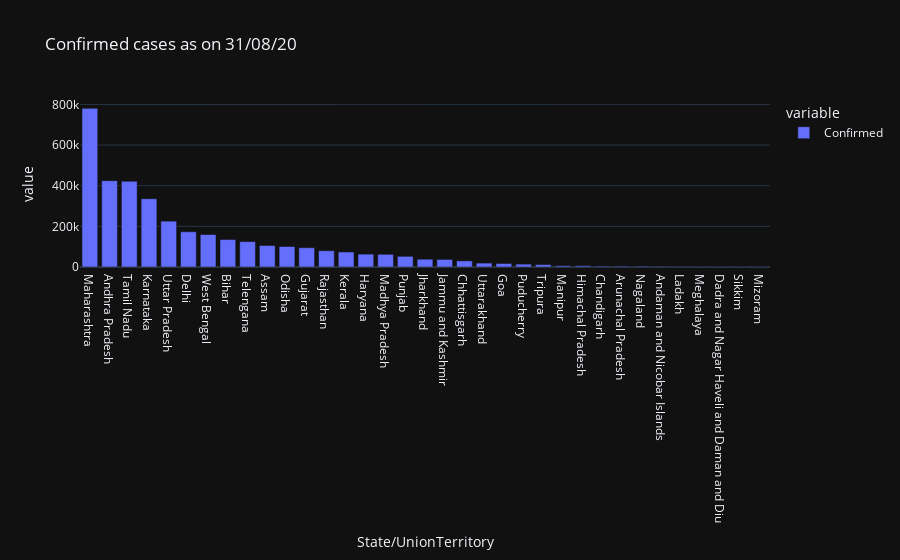

The notebook cell this image was saved under:
### Code cell
state_wise = data1.query('(Date == @today)').sort_values('Confirmed',ascending= False)
state_wise_df = pd.melt(state_wise, id_vars='State/UnionTerritory', value_vars='Confirmed')
fig = px.bar(state_wise_df, x="State/UnionTerritory", y='value', color='variable', title=f"Confirmed cases as on {today}")
fig.show()

### Figure 1 — Plotly figure (JSON) as saved in the notebook; plotly's stock layout.template omitted (floating-point values rounded to 4 significant figures)
{"data": [{"alignmentgroup": "True", "hovertemplate": "variable=Confirmed<br>State/UnionTerritory=%{x}<br>value=%{y}<extra></extra>", "legendgroup": "Confirmed", "marker": {"color": "#636efa"}, "name": "Confirmed", "offsetgroup": "Confirmed", "orientation": "v", "showlegend": true, "textposition": "auto", "type": "bar", "x": ["Maharashtra", "Andhra Pradesh", "Tamil Nadu", "Karnataka", "Uttar Pradesh", "Delhi", "West Bengal", "Bihar", "Telengana", "Assam", "Odisha", "Gujarat", "Rajasthan", "Kerala", "Haryana", "Madhya Pradesh", "Punjab", "Jharkhand", "Jammu and Kashmir", "Chhattisgarh", "Uttarakhand", "Goa", "Puducherry", "Tripura", "Manipur", "Himachal Pradesh", "Chandigarh", "Arunachal Pradesh", "Nagaland", "Andaman and Nicobar Islands", "Ladakh", "Meghalaya", "Dadra and Nagar Haveli and Daman and Diu", "Sikkim", "Mizoram"], "xaxis": "x", "y": [780689, 424767, 422085, 335928, 225632, 173390, 159785, 135035, 124963, 105774, 100934, 95009, 80227, 73855, 63282, 62433, 52526, 38435, 37163, 30092, 19235, 17004, 14127, 11644, 6112, 5945, 4155, 4034, 3922, 3104, 2638, 2343, 2340, 1627, 1011], "yaxis": "y"}], "layout": {"barmode": "relative", "legend": {"title": {"text": "variable"}, "tracegroupgap": 0}, "title": {"text": "Confirmed cases as on 31/08/20"}, "xaxis": {"anchor": "y", "domain": [0, 1], "title": {"text": "State/UnionTerritory"}}, "yaxis": {"anchor": "x", "domain": [0, 1], "title": {"text": "value"}}}}
